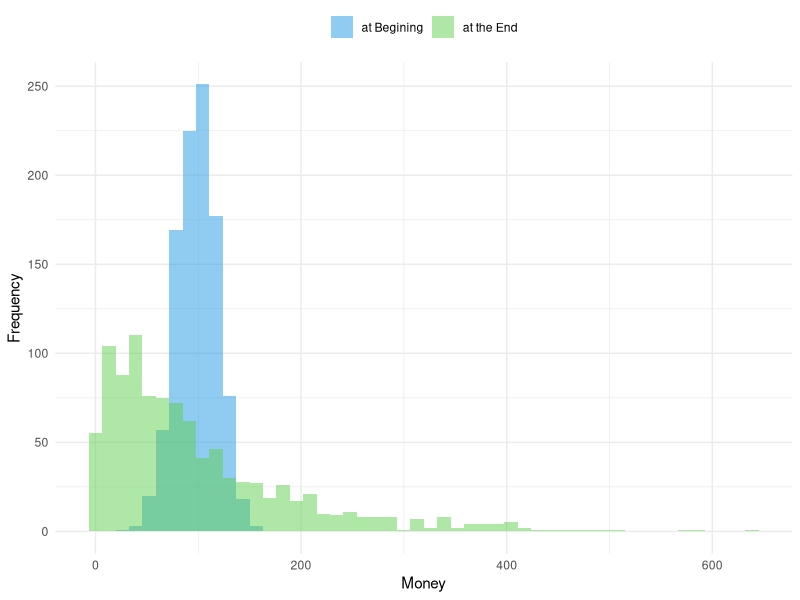
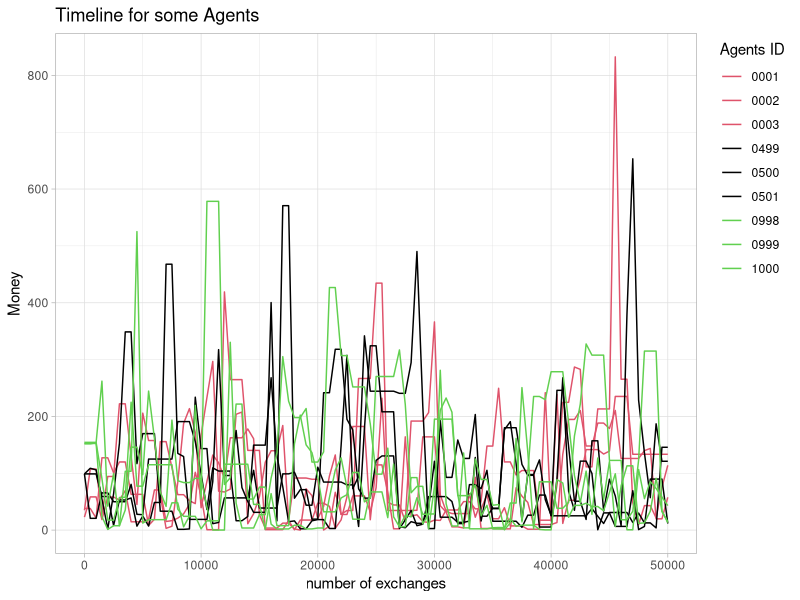
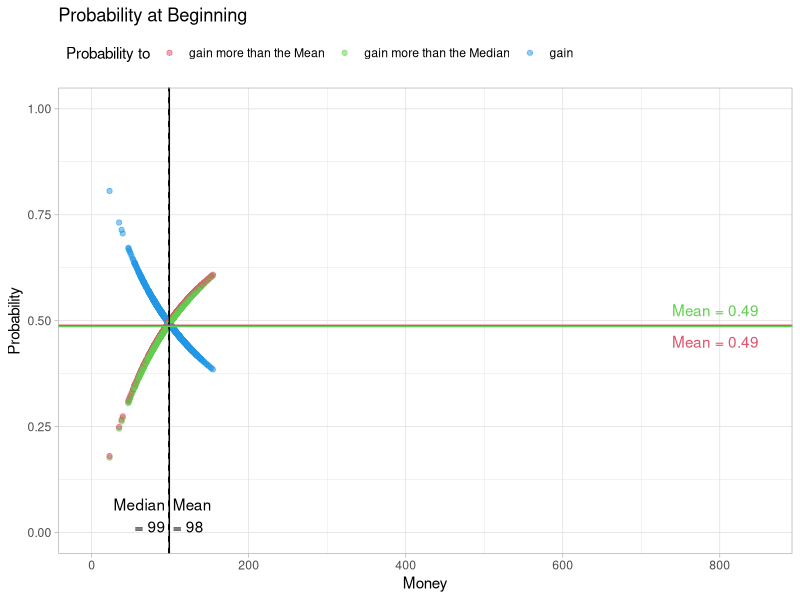
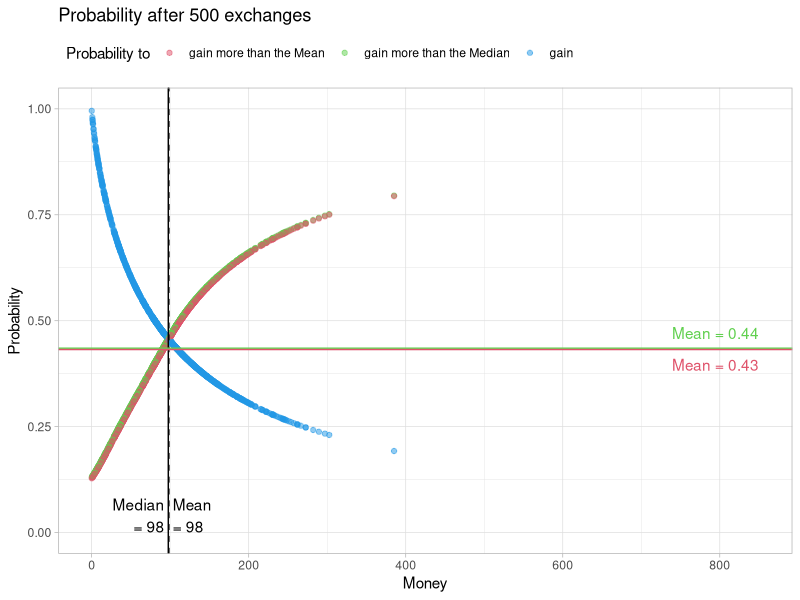
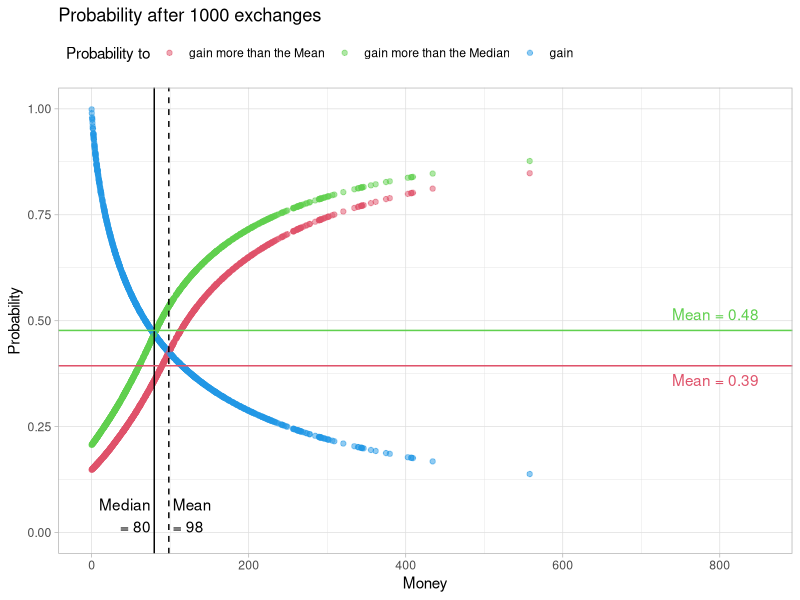
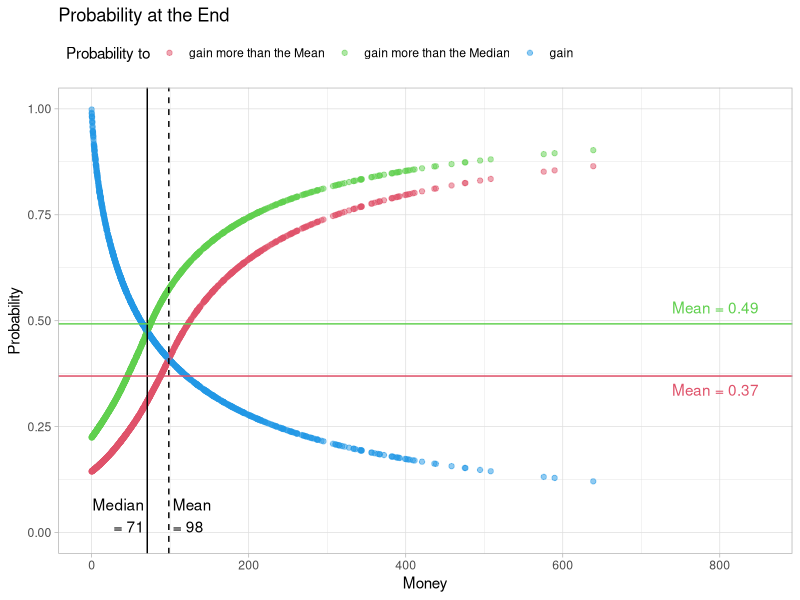

Write R code to recreate these figures, in order. (Note: a time limit stopped this script after it produced the figures.)
## ---- chunk 1
library(ggplot2)
library(tidyr)
library(dplyr)
## ---- chunk 2
nA = 1000         # number of Agents
ID = seq_len(nA)  # ID of the Agents
M0pop = 100       # Mean amount of Money in the Start-Population

PopNorm <- data.frame( ID = ID,
                       Money= sort(rnorm(nA, mean = M0pop, sd = 0.2 * M0pop))
                      )
## ---- chunk 3
PopEqual <- data.frame( ID = ID,
                       Money = rep(M0pop, times = nA)
                      )
## ---- chunk 4
gini <- function(VM) {
  VM <- sort(VM)
  n <- NROW(VM)
  numer <- 0
  for (i in 1:n) {
    numer <- numer + 2 * i * VM[i]
  }
  denom = n * sum(VM)
  return((numer / denom) - (n + 1) / n)
}
## ---- chunk 5
gini_t <- function(MM) {
  n <- NCOL(MM)
  GT <- c(0)
  for (i in 1:n) {
    GT[i] <-  gini(MM[,i])
  }
  return(GT)
  }
## ---- chunk 6
splitpair <- function(){
  rn <- runif(1)
  c(rn,1-rn)
}
splitpair()
## ---- chunk 7
calc_p <- function(VM) {
  Dist <- data.frame(Money = VM,
                     probwin = 0,
                     probmed = 0,
                     probmean = 0
                     )
  Sum <- data.frame(Money = c(min(Dist$Money),
                              max(Dist$Money),
                              median(Dist$Money),
                              mean(Dist$Money)
                              ),
                    probwin = 0,
                    probmed = 0,
                    probmean = 0
                    )
  rownames(Sum) <- c("min", "max", "med", "mean")
  M_Med <- Sum["med", "Money"]
  M_Mean <- Sum["mean", "Money"]
  for(i in 1:nrow(Dist)) {
    M_A <- Dist[i,"Money"]
    M_oA <- Dist[c(-i),"Money"]
    pwin <- M_oA*0
    pmed <- M_oA*0
    pmean <- M_oA*0
    for(ii in 1:NROW(M_oA)) {
      Pot <- max(M_A + M_oA[ii], 10e-8)
      pwin[ii] <- 1-min(1, M_A/Pot)
      pmed[ii] <- 1-min(1, M_Med/Pot)
      pmean[ii] <- 1-min(1, M_Mean/Pot)
    }
    Dist[i,"probwin"] <- mean(pwin)
    Dist[i,"probmed"] <- mean(pmed)
    Dist[i,"probmean"] <- mean(pmean)
  }
  for (i in c("probwin","probmed","probmean")) {
    Sum[[i]] = c(min(Dist[[i]]),
                    max(Dist[[i]]),
                    median(Dist[[i]]),
                    mean(Dist[[i]])
    )
  }

  Output <- list(Sum = Sum, Dist = Dist)
  return(Output)
}
## ---- chunk 8
calc_p_t <- function(MM) {
  pnt <- calc_p(MM[,1])
  tx <- as.numeric(gsub("n", "",colnames(MM)[1]))
  pnts <- data.frame(Time = rep(tx, times = 4),
                     Res = colnames(pnt$Sum),
                     t(pnt$Sum)
                     )
  for(i in 2:ncol(MM)) {
    pnt <- calc_p(MM[,i])
    tx <- as.numeric(gsub("n", "",colnames(MM)[i]))
    pnti <- data.frame(Time = rep(tx, times = 4),
                       Res = colnames(pnt$Sum),
                       t(pnt$Sum)
                       )
    pnts <- rbind(pnts,pnti)
  }
  rownames(pnts) <- NULL
  return(pnts)
}
## ---- chunk 9
ecosim <- function( n, VM, TL = 0 ) {
  df <- data.frame(ID=seq(1,NROW(VM)),
                   nE=0,
                   MT_S=VM,
                   MT_E=VM
                   )
  if (TL > 0) {
    M_TL <- data.frame(n0 = df$MT_S)
  }
  for(i in 1:n) {
    rdf <- sample(df$ID, size=2)
    rds <- splitpair()
    df[rdf,"nE"] <- df[rdf,"nE"] + 1
    df[rdf,"MT_E"] <- sum( df[rdf,"MT_E"]) * rds
    if ( TL > 0 ) {
      if ( i %% TL == 0) {
        M_TL [[paste0("n",i)]]<- df$MT_E
      }
    }
  }
  Output <- list("Sum" = df)
  if ( TL > 0 ) {
    rownames(M_TL) <- df$ID
    Output$Timeline <- M_TL
  }
  return(Output)
}
## ---- chunk 10
figHist <- function(Sim_Sum) {
  Fig <- pivot_longer(data.frame(Sim_Sum),
                      cols = starts_with("MT"),
                      names_to = "Distribution",
                      values_to = "Money"
                      )
  Fig$Distribution <-recode(Fig$Distribution,
                            "MT_S" = "at Begining",
                            "MT_E" = "at the End"
                            )
  Figp <- ggplot(Fig, aes(x = Money, fill = Distribution)) +
    geom_histogram(position = "identity", alpha = 0.5, bins = 50) +
    ylab("Frequency") +
    scale_fill_manual(name = NULL, values = c(4,3)) +
    scale_color_manual(name = NULL, values = c(4, 3)) +
    theme_minimal() +
    theme(legend.position = "top")
  return(Figp)
}
## ---- chunk 11
figProb <- function(Prob, Title, xmax) {
  Figd <- pivot_longer(data.frame(Prob$Dist),
                       cols = starts_with("p"),
                       names_to = "Outcome",
                       values_to = "Probability"
                       )
  Figs <- Prob$Sum

  Figp <- ggplot(data = Figd,
                 aes(x = Money,
                     y = Probability,
                     color = Outcome
                     )
                 ) +
    geom_point( alpha = 0.5, size = 1.5) +
    scale_color_manual(name = "Probability to",
                       values = c(2, 3, 4),
                       labels = c("gain more than the Mean",
                                  "gain more than the Median",
                                  "gain")
                       ) +
    ylim(0, 1) +
    xlim(0, xmax) +

    geom_vline(xintercept = Figs["med","Money"],
               linetype = "solid", color = 1) +
    annotate("text",
             x = Figs["med","Money"] * 0.95,
             y = 0,
             hjust = 1,
             vjust = 0,
             label = paste("Median\n=",
                           round(Figs["med","Money"], 0)),
             color = 1) +

    geom_vline(xintercept = Figs["mean","Money"],
               linetype = "dashed", color = 1) +
    annotate("text",
             x = Figs["mean","Money"] * 1.05,
             y = 0,
             hjust = 0,
             vjust = 0,
             label = paste("Mean\n=",
                           round(Figs["mean","Money"], 0)),
             color = 1) +

    geom_hline(yintercept = Figs["mean","probmed"],
             linetype = "solid", color = 3) +
    annotate("text",
             x = xmax,
             y = Figs["mean","probmed"] * 1.05,
             hjust = 1,
             vjust = 0,
             label = paste("Mean =",
                           round(Figs["mean","probmed"], 2)),
             color = 3) +

    geom_hline(yintercept = Figs["mean","probmean"],
               linetype = "solid", color = 2) +
    annotate("text",
             x = xmax,
             y = Figs["mean","probmean"]*0.95,
             hjust = 1,
             vjust = 1,
             label = paste("Mean =",
                           round(Figs["mean","probmean"], 2)),
             color = 2) +

    labs(title = Title) +
    theme_light() +
    theme(legend.position = "top",
          legend.justification = c(0, 1))
  return(Figp)
}
## ---- chunk 12
figProb_t <- function(Prob, Title) {
  Fig <- Prob[Prob$Res!="Money",c("Time","Res","mean")]

  Figp <- ggplot(data = Fig, aes(x = Time, y = mean, color = Res)) +
    geom_line(linewidth = 1) +
    scale_color_manual(name = NULL, values = c(2, 3, 4),
                      labels = c("gain more than the Mean",
                                 "gain more than the Median",
                                 "gain")) +
    ggtitle(Title) +
    xlab("number of exchanges") +
    ylab("Mean-Probability in the Population") +
    ylim(0.30, 0.6) +
    theme_light() +
    theme(legend.position = "top",
         legend.justification = c(0, 1))
  return(Figp)
}
## ---- chunk 13
sNorm <- ecosim(50000, PopNorm$Money, TL = 500)
## ---- chunk 14
Fig01 <- figHist(sNorm$Sum)
Fig01
## ---- chunk 15
MTime <- data.frame(ID,sNorm$Timeline)

sID <- c(1,2,3,nA/2-1,nA/2,nA/2+1,nA-2,nA-1,nA)
sMTime <- MTime[sID,]

Fig02 <- pivot_longer(data.frame(sMTime),
                      cols = !matches("ID"),
                      names_to = "Time",
                      names_prefix = "n",
                      names_transform = list(Time = as.integer),
                      values_to = "Money"
)

Fig02$ID <- sprintf("%04d", Fig02$ID)

ggplot(data = Fig02, aes(x = Time, y = Money, color = ID)) +
  geom_line() +
  ggtitle("Timeline for some Agents") +
  xlab("number of exchanges") +
  labs(color = "Agents ID") +
  scale_color_manual(values = c(2,2,2, 1,1, 1,3,3,3)) +
  theme_light() +
  theme(legend.position = "right",
        legend.justification = c(0, 1))
## ---- chunk 16
Fig03 <- figProb(calc_p(sNorm$Timeline[,1]), 
                "Probability at Beginning", 850)
Fig04 <- figProb(calc_p(sNorm$Timeline[,2]), 
                "Probability after 500 exchanges", 850)
Fig05 <- figProb(calc_p(sNorm$Timeline[,4]), 
                "Probability after 1000 exchanges", 850)
Fig06 <- figProb(calc_p(sNorm$Timeline[,NCOL(sNorm$Timeline)]), 
                "Probability at the End", 850)
## ---- chunk 17
Fig03
## ---- chunk 18
Fig04
## ---- chunk 19
Fig05
## ---- chunk 20
Fig06
## ---- chunk 21
ProbNormt <- calc_p_t(sNorm$Timeline)
## ---- chunk 22
Fig07 <-figProb_t(ProbNormt, "Probability to ... of Money - Timeline")
Fig07
## ---- chunk 23
eNorm <- ecosim(50000, PopEqual$Money, TL = 500)
## ---- chunk 24
Fig08 <- figHist(eNorm$Sum)
Fig08
## ---- chunk 25
Fig09 <- figProb(calc_p(eNorm$Timeline[,1]), 
                "Probability at Beginning", 850)
Fig10 <- figProb(calc_p(eNorm$Timeline[,2]), 
                "Probability after 500 exchanges", 850)
Fig11 <- figProb(calc_p(eNorm$Timeline[,4]), 
                "Probability after 1000 exchanges", 850)
Fig12 <- figProb(calc_p(eNorm$Timeline[,NCOL(eNorm$Timeline)]), 
                "Probability at the End", 850)
## ---- chunk 26
Fig09
## ---- chunk 27
Fig10
## ---- chunk 28
Fig11
## ---- chunk 29
Fig12
## ---- chunk 30
ProbEqualt <- calc_p_t(eNorm$Timeline)
## ---- chunk 31
Fig13 <- figProb_t(ProbEqualt, "Probability to ... of Money - Timeline")
Fig13
## ---- chunk 32
sNorms <- ecosim(5000, PopNorm$Money, TL = 50)
ProbNormts <- calc_p_t(sNorms$Timeline)
eNorms <- ecosim(5000, PopEqual$Money, TL = 50)
ProbEqualts <- calc_p_t(eNorms$Timeline)
## ---- chunk 33
Fig14 <- figProb_t(ProbNormts, 
          "Probability to ... of Money\nTimeline for the Norm Population")
Fig15 <- figProb_t(ProbEqualts, 
          "Probability to ... of Money\nTimeline for a equal Population")
## ---- chunk 34
Fig14
## ---- chunk 35
Fig15
## ---- chunk 36
Fig16 <- data.frame( Time = ProbNormts[ProbNormts$Res == "Money",c("Time")],
                    Norm = gini_t(sNorms$Timeline),
                    Equal = gini_t(eNorms$Timeline)
                   )
Fig16 <- pivot_longer(data.frame(Fig16),
                      cols = !matches("Time"),
                      names_to = "Pop",
                      values_to = "Gini"
                      )
                    
Fig16p <- ggplot(data = Fig16, aes(x = Time, y = Gini, color = Pop)) +
  geom_line(linewidth = 1) +
  scale_color_manual(name = "Start Population", values = c(2, 1)) +
  ggtitle("Gini-Faktor - Timeline") +
  xlab("number of exchanges") +
  ylab("Gini") +
  theme_light() +
  theme(legend.position = "top",
        legend.justification = c(0, 1))

Fig16p
## ---- chunk 37
Fig17 <- data.frame( Time = ProbNormts[ProbNormts$Res == "Money",c("Time")],
                    GNorm = (1-Fig16[Fig16$Pop == "Norm","Gini"]),
                    PNorm = ProbNormts[ProbNormts$Res == "probmean",c("mean")],
                    GEqual = 1-Fig16[Fig16$Pop == "Equal","Gini"],
                    PEqual = ProbEqualts[ProbEqualts$Res == "probmean",c("mean")]
                   )
colnames(Fig17) <- c("Time", "GNorm", "PNorm", "GEqual", "PEqual")

Fig17$Faktn <- Fig17$GNorm/Fig17$PNorm
Fig17$Fakte <- Fig17$GEqual/Fig17$PEqual

Fig17 <- pivot_longer(data.frame(Fig17),
                      cols = starts_with("F"),
                      names_to = "Pop",
                      values_to = "Fakt"
                      )

Fig17p <- ggplot(data = Fig17, 
  aes(x = Time, y = Fakt, color = Pop, linetype = Pop)) +
  geom_line(linewidth = 1) +
  scale_color_manual(name = "Start Population", 
                     values = c(2, 1),
                     labels = c("Equal", "Norm")) +
  scale_linetype_manual("Start Population",
                        values = c("solid", "dashed"),
                        labels = c("Equal", "Norm")) +
  ggtitle("Relation between\n 
          Probability to gain more than the Mean\n
          and (1-Gini) - Timeline") +
  xlab("number of exchanges") +
  ylab("Faktor") +
  theme_light() +
  theme(legend.position = "top",
        legend.justification = c(0, 1))

Fig17p
